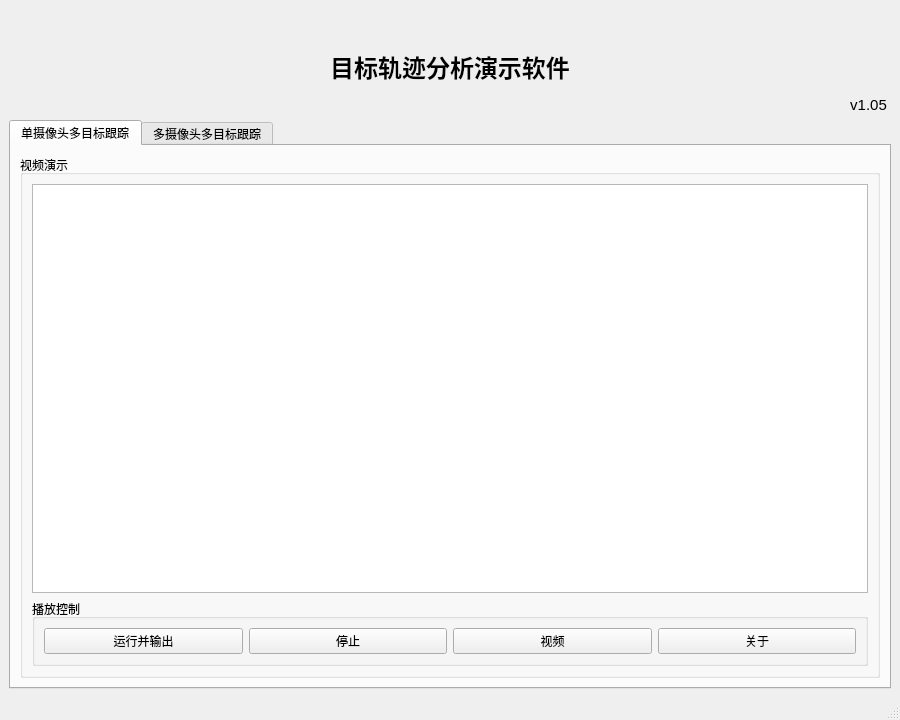
<?xml version="1.0" encoding="UTF-8"?>
<ui version="4.0">
 <class>MainWindow</class>
 <widget class="QMainWindow" name="MainWindow">
  <property name="windowModality">
   <enum>Qt::ApplicationModal</enum>
  </property>
  <property name="geometry">
   <rect>
    <x>0</x>
    <y>0</y>
    <width>900</width>
    <height>720</height>
   </rect>
  </property>
  <property name="minimumSize">
   <size>
    <width>900</width>
    <height>720</height>
   </size>
  </property>
  <property name="maximumSize">
   <size>
    <width>16777215</width>
    <height>16777215</height>
   </size>
  </property>
  <property name="windowTitle">
   <string>运动轨迹分析</string>
  </property>
  <property name="windowIcon">
   <iconset>
    <normaloff>:/res/icon.png</normaloff>:/res/icon.png</iconset>
  </property>
  <property name="windowOpacity">
   <double>1.000000000000000</double>
  </property>
  <property name="autoFillBackground">
   <bool>false</bool>
  </property>
  <property name="styleSheet">
   <string notr="true"/>
  </property>
  <property name="toolButtonStyle">
   <enum>Qt::ToolButtonIconOnly</enum>
  </property>
  <widget class="QWidget" name="centralwidget">
   <layout class="QVBoxLayout" name="verticalLayout_5">
    <item>
     <widget class="QLabel" name="label_5">
      <property name="minimumSize">
       <size>
        <width>0</width>
        <height>60</height>
       </size>
      </property>
      <property name="text">
       <string>&lt;html&gt;&lt;head/&gt;&lt;body&gt;&lt;p align=&quot;center&quot;&gt;&lt;br/&gt;&lt;/p&gt;&lt;p align=&quot;center&quot;&gt;&lt;span style=&quot; font-size:18pt; font-weight:600;&quot;&gt;目标轨迹分析演示软件&lt;/span&gt;&lt;/p&gt;&lt;p align=&quot;right&quot;&gt;&lt;span style=&quot; font-size:11pt;&quot;&gt;v1.05 &lt;/span&gt;&lt;/p&gt;&lt;/body&gt;&lt;/html&gt;</string>
      </property>
     </widget>
    </item>
    <item>
     <widget class="QTabWidget" name="tabWidget">
      <property name="currentIndex">
       <number>0</number>
      </property>
      <widget class="QWidget" name="tab_1">
       <attribute name="title">
        <string>单摄像头多目标跟踪</string>
       </attribute>
       <layout class="QVBoxLayout" name="verticalLayout">
        <item>
         <widget class="QGroupBox" name="groupBox">
          <property name="sizePolicy">
           <sizepolicy hsizetype="Preferred" vsizetype="Expanding">
            <horstretch>0</horstretch>
            <verstretch>0</verstretch>
           </sizepolicy>
          </property>
          <property name="title">
           <string>视频演示</string>
          </property>
          <layout class="QVBoxLayout" name="verticalLayout_4">
           <item>
            <widget class="ShrinkableQlabel" name="label_image_1"/>
           </item>
           <item>
            <widget class="QGroupBox" name="groupBox_2">
             <property name="title">
              <string>播放控制</string>
             </property>
             <layout class="QHBoxLayout" name="horizontalLayout_4">
              <item>
               <widget class="QPushButton" name="begin_1">
                <property name="sizePolicy">
                 <sizepolicy hsizetype="Preferred" vsizetype="Preferred">
                  <horstretch>0</horstretch>
                  <verstretch>0</verstretch>
                 </sizepolicy>
                </property>
                <property name="minimumSize">
                 <size>
                  <width>0</width>
                  <height>0</height>
                 </size>
                </property>
                <property name="maximumSize">
                 <size>
                  <width>16777215</width>
                  <height>16777215</height>
                 </size>
                </property>
                <property name="text">
                 <string>运行并输出</string>
                </property>
               </widget>
              </item>
              <item>
               <widget class="QPushButton" name="End_1">
                <property name="sizePolicy">
                 <sizepolicy hsizetype="Preferred" vsizetype="Preferred">
                  <horstretch>0</horstretch>
                  <verstretch>0</verstretch>
                 </sizepolicy>
                </property>
                <property name="minimumSize">
                 <size>
                  <width>0</width>
                  <height>0</height>
                 </size>
                </property>
                <property name="maximumSize">
                 <size>
                  <width>16777215</width>
                  <height>16777215</height>
                 </size>
                </property>
                <property name="text">
                 <string>停止</string>
                </property>
               </widget>
              </item>
              <item>
               <widget class="QPushButton" name="choose_video">
                <property name="sizePolicy">
                 <sizepolicy hsizetype="Preferred" vsizetype="Preferred">
                  <horstretch>0</horstretch>
                  <verstretch>0</verstretch>
                 </sizepolicy>
                </property>
                <property name="minimumSize">
                 <size>
                  <width>0</width>
                  <height>0</height>
                 </size>
                </property>
                <property name="maximumSize">
                 <size>
                  <width>16777215</width>
                  <height>16777215</height>
                 </size>
                </property>
                <property name="text">
                 <string>视频</string>
                </property>
               </widget>
              </item>
              <item>
               <widget class="QPushButton" name="showabout2">
                <property name="sizePolicy">
                 <sizepolicy hsizetype="Preferred" vsizetype="Preferred">
                  <horstretch>0</horstretch>
                  <verstretch>0</verstretch>
                 </sizepolicy>
                </property>
                <property name="text">
                 <string>关于</string>
                </property>
               </widget>
              </item>
             </layout>
            </widget>
           </item>
          </layout>
         </widget>
        </item>
       </layout>
      </widget>
      <widget class="QWidget" name="tab_2">
       <attribute name="title">
        <string>多摄像头多目标跟踪</string>
       </attribute>
       <layout class="QVBoxLayout" name="verticalLayout_3">
        <item>
         <widget class="QGroupBox" name="groupBox_3">
          <property name="sizePolicy">
           <sizepolicy hsizetype="Preferred" vsizetype="Expanding">
            <horstretch>0</horstretch>
            <verstretch>0</verstretch>
           </sizepolicy>
          </property>
          <property name="title">
           <string>视频演示</string>
          </property>
          <layout class="QVBoxLayout" name="verticalLayout_6">
           <item>
            <widget class="QFrame" name="frame_2_up">
             <property name="sizePolicy">
              <sizepolicy hsizetype="Preferred" vsizetype="Expanding">
               <horstretch>0</horstretch>
               <verstretch>0</verstretch>
              </sizepolicy>
             </property>
             <property name="frameShape">
              <enum>QFrame::NoFrame</enum>
             </property>
             <property name="frameShadow">
              <enum>QFrame::Raised</enum>
             </property>
             <layout class="QHBoxLayout" name="horizontalLayout">
              <item>
               <widget class="ShrinkableQlabel" name="label_image_2"/>
              </item>
              <item>
               <widget class="ShrinkableQlabel" name="label_image_3"/>
              </item>
             </layout>
            </widget>
           </item>
           <item>
            <widget class="QGroupBox" name="groupBox_4">
             <property name="title">
              <string>播放控制</string>
             </property>
             <layout class="QHBoxLayout" name="horizontalLayout_2">
              <item>
               <widget class="QPushButton" name="begin_2">
                <property name="sizePolicy">
                 <sizepolicy hsizetype="Preferred" vsizetype="Preferred">
                  <horstretch>0</horstretch>
                  <verstretch>0</verstretch>
                 </sizepolicy>
                </property>
                <property name="minimumSize">
                 <size>
                  <width>0</width>
                  <height>0</height>
                 </size>
                </property>
                <property name="maximumSize">
                 <size>
                  <width>16777215</width>
                  <height>16777215</height>
                 </size>
                </property>
                <property name="text">
                 <string>运行并输出</string>
                </property>
               </widget>
              </item>
              <item>
               <widget class="QPushButton" name="End_2">
                <property name="sizePolicy">
                 <sizepolicy hsizetype="Preferred" vsizetype="Preferred">
                  <horstretch>0</horstretch>
                  <verstretch>0</verstretch>
                 </sizepolicy>
                </property>
                <property name="maximumSize">
                 <size>
                  <width>16777210</width>
                  <height>16777215</height>
                 </size>
                </property>
                <property name="text">
                 <string>停止</string>
                </property>
               </widget>
              </item>
              <item>
               <widget class="QPushButton" name="choose_video1">
                <property name="sizePolicy">
                 <sizepolicy hsizetype="Preferred" vsizetype="Preferred">
                  <horstretch>0</horstretch>
                  <verstretch>0</verstretch>
                 </sizepolicy>
                </property>
                <property name="minimumSize">
                 <size>
                  <width>0</width>
                  <height>0</height>
                 </size>
                </property>
                <property name="maximumSize">
                 <size>
                  <width>16777215</width>
                  <height>16777215</height>
                 </size>
                </property>
                <property name="text">
                 <string>视频1</string>
                </property>
               </widget>
              </item>
              <item>
               <widget class="QPushButton" name="choose_video2">
                <property name="sizePolicy">
                 <sizepolicy hsizetype="Preferred" vsizetype="Preferred">
                  <horstretch>0</horstretch>
                  <verstretch>0</verstretch>
                 </sizepolicy>
                </property>
                <property name="minimumSize">
                 <size>
                  <width>0</width>
                  <height>0</height>
                 </size>
                </property>
                <property name="maximumSize">
                 <size>
                  <width>16777215</width>
                  <height>16777215</height>
                 </size>
                </property>
                <property name="text">
                 <string>视频2</string>
                </property>
               </widget>
              </item>
              <item>
               <widget class="QPushButton" name="showabout1">
                <property name="text">
                 <string>关于</string>
                </property>
               </widget>
              </item>
             </layout>
            </widget>
           </item>
          </layout>
         </widget>
        </item>
       </layout>
      </widget>
     </widget>
    </item>
   </layout>
  </widget>
  <widget class="QStatusBar" name="statusbar"/>
 </widget>
 <customwidgets>
  <customwidget>
   <class>ShrinkableQlabel</class>
   <extends>QGraphicsView</extends>
   <header>shrinkableqlabel.h</header>
  </customwidget>
 </customwidgets>
 <resources>
  <include location="resource.qrc"/>
 </resources>
 <connections>
  <connection>
   <sender>choose_video</sender>
   <signal>clicked()</signal>
   <receiver>MainWindow</receiver>
   <slot>Open_file_video()</slot>
   <hints>
    <hint type="sourcelabel">
     <x>634</x>
     <y>655</y>
    </hint>
    <hint type="destinationlabel">
     <x>655</x>
     <y>34</y>
    </hint>
   </hints>
  </connection>
  <connection>
   <sender>choose_video2</sender>
   <signal>clicked()</signal>
   <receiver>MainWindow</receiver>
   <slot>Open_file_video1()</slot>
   <hints>
    <hint type="sourcelabel">
     <x>585</x>
     <y>655</y>
    </hint>
    <hint type="destinationlabel">
     <x>840</x>
     <y>691</y>
    </hint>
   </hints>
  </connection>
  <connection>
   <sender>choose_video1</sender>
   <signal>clicked()</signal>
   <receiver>MainWindow</receiver>
   <slot>Open_file_video2()</slot>
   <hints>
    <hint type="sourcelabel">
     <x>467</x>
     <y>655</y>
    </hint>
    <hint type="destinationlabel">
     <x>859</x>
     <y>690</y>
    </hint>
   </hints>
  </connection>
  <connection>
   <sender>showabout2</sender>
   <signal>clicked()</signal>
   <receiver>MainWindow</receiver>
   <slot>show_about()</slot>
   <hints>
    <hint type="sourcelabel">
     <x>735</x>
     <y>643</y>
    </hint>
    <hint type="destinationlabel">
     <x>444</x>
     <y>3</y>
    </hint>
   </hints>
  </connection>
  <connection>
   <sender>showabout1</sender>
   <signal>clicked()</signal>
   <receiver>MainWindow</receiver>
   <slot>show_about()</slot>
   <hints>
    <hint type="sourcelabel">
     <x>789</x>
     <y>648</y>
    </hint>
    <hint type="destinationlabel">
     <x>431</x>
     <y>697</y>
    </hint>
   </hints>
  </connection>
 </connections>
 <slots>
  <slot>show_about()</slot>
  <slot>Open_file_txt()</slot>
  <slot>Open_file_video()</slot>
  <slot>mot_thread_start()</slot>
  <slot>Open_file2()</slot>
  <slot>mcmot_thread_start()</slot>
  <slot>End_1()</slot>
  <slot>Open_file_mat1()</slot>
  <slot>Open_file_mat2()</slot>
  <slot>Open_file_video1()</slot>
  <slot>Open_file_video2()</slot>
  <slot>Out_put()</slot>
  <slot>End_2()</slot>
 </slots>
</ui>
